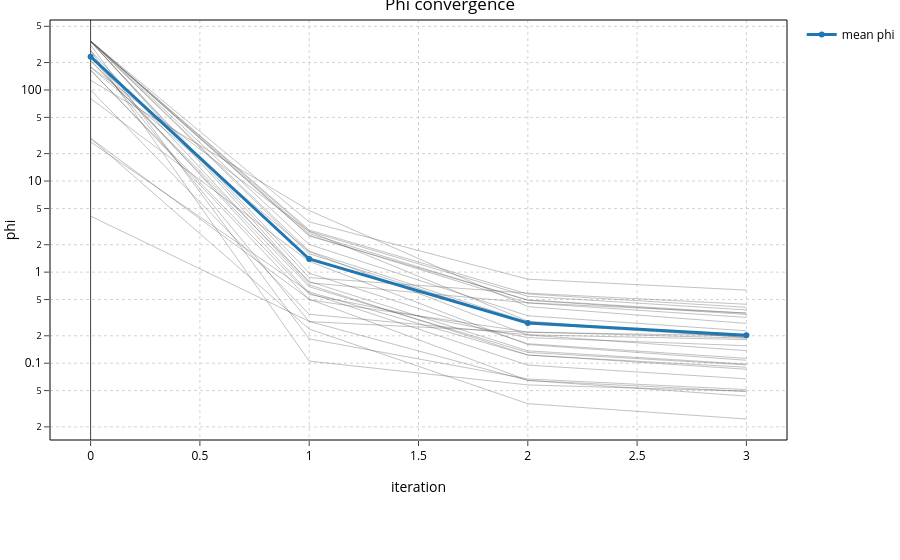

The code cell stored with this chart in its notebook:
### Markdown cell above
## Your PEST runs live with the model

Because the calibration workspace defaults to `<model workspace>/pest/<name>`,
every PEST run done on this model is discoverable straight from the model via
`model.pest_runs` (or `run.pest_runs` for a loaded run) -- no need to remember
where the master directories were written. Reopen any of them for the full
`IesResults` review **without re-running**.

### Code cell
# Discover every PEST run done on this model, and reopen one for review.
runs = demo.model.pest_runs
for run in runs:
    print(run)

this_run = next((r for r in runs if r.name == cal.name and r.kinds), None)
if this_run is not None:
    review = this_run.review()          # -> IesResults (identical to a fresh run_ies)
    display(review.plot_phi())
else:
    print('No completed PEST runs yet -- set RUN_IES = True above and re-run.')

### Figure 1 — Plotly figure (JSON) as saved in the notebook; plotly's stock layout.template omitted (floating-point values rounded to 4 significant figures)
{"data": [{"hoverinfo": "skip", "line": {"color": "rgba(80,80,80,0.35)", "width": 1}, "mode": "lines", "name": "0", "showlegend": false, "type": "scatter", "x": [0, 1, 2, 3], "y": [211.8, 0.6909, 0.1314, 0.09593]}, {"hoverinfo": "skip", "line": {"color": "rgba(80,80,80,0.35)", "width": 1}, "mode": "lines", "name": "1", "showlegend": false, "type": "scatter", "x": [0, 1, 2, 3], "y": [271.5, 0.724, 0.1234, 0.08583]}, {"hoverinfo": "skip", "line": {"color": "rgba(80,80,80,0.35)", "width": 1}, "mode": "lines", "name": "2", "showlegend": false, "type": "scatter", "x": [0, 1, 2, 3], "y": [177.8, 1.674, 0.2041, 0.1373]}, {"hoverinfo": "skip", "line": {"color": "rgba(80,80,80,0.35)", "width": 1}, "mode": "lines", "name": "3", "showlegend": false, "type": "scatter", "x": [0, 1, 2, 3], "y": [237.0, 0.588, 0.09532, 0.06735]}, {"hoverinfo": "skip", "line": {"color": "rgba(80,80,80,0.35)", "width": 1}, "mode": "lines", "name": "4", "showlegend": false, "type": "scatter", "x": [0, 1, 2, 3], "y": [344.6, 2.901, 0.575, 0.4108]}, {"hoverinfo": "skip", "line": {"color": "rgba(80,80,80,0.35)", "width": 1}, "mode": "lines", "name": "5", "showlegend": false, "type": "scatter", "x": [0, 1, 2, 3], "y": [344.2, 2.014, 0.3317, 0.2267]}, {"hoverinfo": "skip", "line": {"color": "rgba(80,80,80,0.35)", "width": 1}, "mode": "lines", "name": "6", "showlegend": false, "type": "scatter", "x": [0, 1, 2, 3], "y": [235.8, 0.286, 0.2183, 0.1999]}, {"hoverinfo": "skip", "line": {"color": "rgba(80,80,80,0.35)", "width": 1}, "mode": "lines", "name": "7", "showlegend": false, "type": "scatter", "x": [0, 1, 2, 3], "y": [166.7, 0.496, 0.2205, 0.1882]}, {"hoverinfo": "skip", "line": {"color": "rgba(80,80,80,0.35)", "width": 1}, "mode": "lines", "name": "8", "showlegend": false, "type": "scatter", "x": [0, 1, 2, 3], "y": [343.9, 1.59, 0.2725, 0.1919]}, {"hoverinfo": "skip", "line": {"color": "rgba(80,80,80,0.35)", "width": 1}, "mode": "lines", "name": "9", "showlegend": false, "type": "scatter", "x": [0, 1, 2, 3], "y": [344.5, 2.646, 0.4906, 0.3431]}, {"hoverinfo": "skip", "line": {"color": "rgba(80,80,80,0.35)", "width": 1}, "mode": "lines", "name": "10", "showlegend": false, "type": "scatter", "x": [0, 1, 2, 3], "y": [344.5, 2.808, 0.543, 0.3847]}, {"hoverinfo": "skip", "line": {"color": "rgba(80,80,80,0.35)", "width": 1}, "mode": "lines", "name": "11", "showlegend": false, "type": "scatter", "x": [0, 1, 2, 3], "y": [179.9, 2.796, 0.2898, 0.1918]}, {"hoverinfo": "skip", "line": {"color": "rgba(80,80,80,0.35)", "width": 1}, "mode": "lines", "name": "12", "showlegend": false, "type": "scatter", "x": [0, 1, 2, 3], "y": [164.5, 0.5689, 0.1911, 0.1556]}, {"hoverinfo": "skip", "line": {"color": "rgba(80,80,80,0.35)", "width": 1}, "mode": "lines", "name": "13", "showlegend": false, "type": "scatter", "x": [0, 1, 2, 3], "y": [29.45, 0.505, 0.06481, 0.04352]}, {"hoverinfo": "skip", "line": {"color": "rgba(80,80,80,0.35)", "width": 1}, "mode": "lines", "name": "14", "showlegend": false, "type": "scatter", "x": [0, 1, 2, 3], "y": [26.93, 0.6058, 0.1227, 0.09029]}, {"hoverinfo": "skip", "line": {"color": "rgba(80,80,80,0.35)", "width": 1}, "mode": "lines", "name": "15", "showlegend": false, "type": "scatter", "x": [0, 1, 2, 3], "y": [342.7, 0.8699, 0.588, 0.4436]}, {"hoverinfo": "skip", "line": {"color": "rgba(80,80,80,0.35)", "width": 1}, "mode": "lines", "name": "16", "showlegend": false, "type": "scatter", "x": [0, 1, 2, 3], "y": [29.43, 0.2374, 0.03594, 0.0244]}, {"hoverinfo": "skip", "line": {"color": "rgba(80,80,80,0.35)", "width": 1}, "mode": "lines", "name": "17", "showlegend": false, "type": "scatter", "x": [0, 1, 2, 3], "y": [127.7, 4.75, 0.4181, 0.2736]}, {"hoverinfo": "skip", "line": {"color": "rgba(80,80,80,0.35)", "width": 1}, "mode": "lines", "name": "18", "showlegend": false, "type": "scatter", "x": [0, 1, 2, 3], "y": [338.2, 0.9743, 0.1638, 0.113]}, {"hoverinfo": "skip", "line": {"color": "rgba(80,80,80,0.35)", "width": 1}, "mode": "lines", "name": "19", "showlegend": false, "type": "scatter", "x": [0, 1, 2, 3], "y": [311.1, 0.185, 0.06713, 0.05138]}, {"hoverinfo": "skip", "line": {"color": "rgba(80,80,80,0.35)", "width": 1}, "mode": "lines", "name": "20", "showlegend": false, "type": "scatter", "x": [0, 1, 2, 3], "y": [271.9, 0.1055, 0.05773, 0.04927]}, {"hoverinfo": "skip", "line": {"color": "rgba(80,80,80,0.35)", "width": 1}, "mode": "lines", "name": "21", "showlegend": false, "type": "scatter", "x": [0, 1, 2, 3], "y": [80.53, 1.313, 0.1603, 0.1077]}, {"hoverinfo": "skip", "line": {"color": "rgba(80,80,80,0.35)", "width": 1}, "mode": "lines", "name": "22", "showlegend": false, "type": "scatter", "x": [0, 1, 2, 3], "y": [344.4, 2.54, 0.4589, 0.3185]}, {"hoverinfo": "skip", "line": {"color": "rgba(80,80,80,0.35)", "width": 1}, "mode": "lines", "name": "23", "showlegend": false, "type": "scatter", "x": [0, 1, 2, 3], "y": [343.0, 0.7655, 0.4606, 0.3557]}, {"hoverinfo": "skip", "line": {"color": "rgba(80,80,80,0.35)", "width": 1}, "mode": "lines", "name": "24", "showlegend": false, "type": "scatter", "x": [0, 1, 2, 3], "y": [344.0, 1.694, 0.2828, 0.1968]}, {"hoverinfo": "skip", "line": {"color": "rgba(80,80,80,0.35)", "width": 1}, "mode": "lines", "name": "25", "showlegend": false, "type": "scatter", "x": [0, 1, 2, 3], "y": [344.9, 3.562, 0.8367, 0.6351]}, {"hoverinfo": "skip", "line": {"color": "rgba(80,80,80,0.35)", "width": 1}, "mode": "lines", "name": "26", "showlegend": false, "type": "scatter", "x": [0, 1, 2, 3], "y": [343.9, 2.494, 0.4945, 0.3546]}, {"hoverinfo": "skip", "line": {"color": "rgba(80,80,80,0.35)", "width": 1}, "mode": "lines", "name": "27", "showlegend": false, "type": "scatter", "x": [0, 1, 2, 3], "y": [99.86, 0.3449, 0.2051, 0.1818]}, {"hoverinfo": "skip", "line": {"color": "rgba(80,80,80,0.35)", "width": 1}, "mode": "lines", "name": "28", "showlegend": false, "type": "scatter", "x": [0, 1, 2, 3], "y": [4.115, 0.2876, 0.06463, 0.04903]}, {"hoverinfo": "skip", "line": {"color": "rgba(80,80,80,0.35)", "width": 1}, "mode": "lines", "name": "base", "showlegend": false, "type": "scatter", "x": [0, 1, 2, 3], "y": [207.7, 0.7891, 0.1367, 0.09784]}, {"line": {"color": "rgba(31,119,180,1.0)", "width": 3}, "mode": "lines+markers", "name": "mean phi", "type": "scatter", "x": [0, 1, 2, 3], "y": [231.9, 1.394, 0.2768, 0.2022]}], "layout": {"dragmode": "pan", "title": {"text": "Phi convergence"}, "xaxis": {"title": {"text": "iteration"}}, "yaxis": {"title": {"text": "phi"}, "type": "log"}}}
